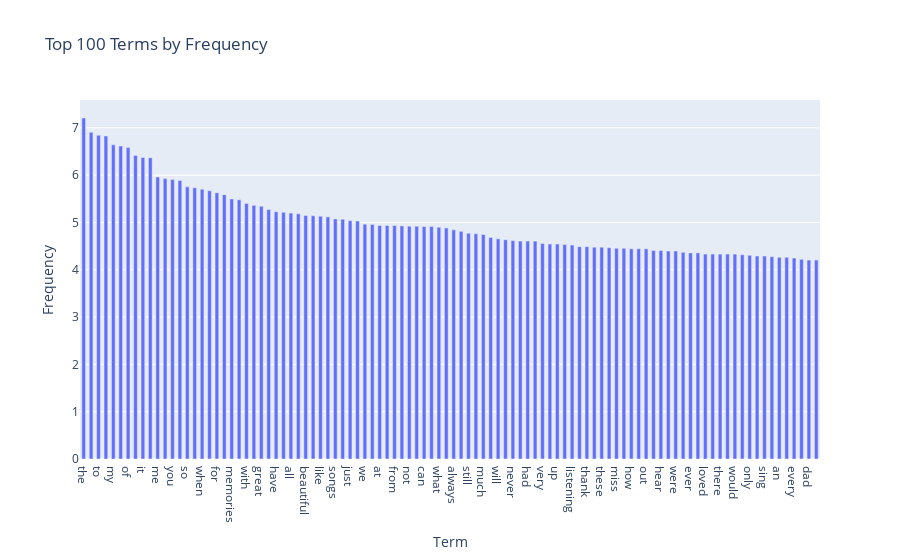

The notebook cell saved with this chart:
### Code cell
term_frequencies = np.asarray(df_counts.sum(axis=0))[0]

# 創建詞頻的 DataFrame
X = pd.DataFrame({'Term': count_vect.get_feature_names_out()[0:], 'Frequency': term_frequencies_log[0:]})

df_top = X.nlargest(freq, 'Frequency')

# df['Top'] = df['Frequency'].rank(method='min', ascending=False) <= 100
# df_top = df[df['Top']]


# 使用 Plotly 繪製條形圖
fig = px.bar(df_top, x='Term', y='Frequency', title=f"Top {freq} Terms by Frequency")
fig.update_traces(width=0.5)
fig.show()
print("將出現頻率取log之後，會使整體趨勢平滑非常多，使得低頻數值相對變大，結果比較看的到低頻的數據，而不是全都高頻的數據")

### Figure 1 — Plotly figure (JSON) as saved in the notebook; plotly's stock layout.template omitted (floating-point values rounded to 4 significant figures)
{"data": [{"alignmentgroup": "True", "hovertemplate": "Term=%{x}<br>Frequency=%{y}<extra></extra>", "legendgroup": "", "marker": {"color": "#636efa", "pattern": {"shape": ""}}, "name": "", "offsetgroup": "", "orientation": "v", "showlegend": false, "textposition": "auto", "type": "bar", "width": 0.5, "x": ["the", "this", "to", "and", "my", "song", "of", "in", "it", "was", "me", "is", "you", "that", "so", "love", "when", "back", "for", "music", "memories", "on", "with", "time", "great", "but", "have", "years", "all", "he", "beautiful", "as", "like", "one", "songs", "old", "just", "her", "we", "she", "at", "be", "from", "good", "not", "now", "can", "voice", "what", "remember", "always", "his", "still", "they", "much", "brings", "will", "are", "never", "days", "had", "many", "very", "am", "up", "best", "listening", "him", "thank", "first", "these", "really", "miss", "who", "how", "listen", "out", "about", "hear", "childhood", "were", "no", "ever", "heard", "loved", "reminds", "there", "those", "would", "by", "only", "know", "sing", "more", "an", "has", "every", "if", "dad", "life"], "xaxis": "x", "y": [7.209, 6.904, 6.843, 6.828, 6.64, 6.616, 6.582, 6.417, 6.373, 6.37, 5.961, 5.927, 5.905, 5.886, 5.753, 5.733, 5.7, 5.67, 5.628, 5.587, 5.497, 5.481, 5.403, 5.361, 5.342, 5.273, 5.226, 5.215, 5.198, 5.182, 5.147, 5.142, 5.13, 5.118, 5.075, 5.069, 5.037, 5.03, 4.963, 4.956, 4.934, 4.934, 4.934, 4.927, 4.92, 4.92, 4.913, 4.913, 4.898, 4.883, 4.844, 4.812, 4.771, 4.762, 4.745, 4.682, 4.654, 4.635, 4.615, 4.605, 4.605, 4.605, 4.554, 4.543, 4.543, 4.533, 4.522, 4.489, 4.489, 4.477, 4.477, 4.466, 4.454, 4.454, 4.443, 4.443, 4.443, 4.407, 4.407, 4.394, 4.394, 4.369, 4.357, 4.357, 4.331, 4.331, 4.331, 4.331, 4.331, 4.317, 4.304, 4.29, 4.29, 4.277, 4.263, 4.263, 4.248, 4.22, 4.205, 4.205], "yaxis": "y"}], "layout": {"barmode": "relative", "legend": {"tracegroupgap": 0}, "title": {"text": "Top 100 Terms by Frequency"}, "xaxis": {"anchor": "y", "domain": [0, 1], "title": {"text": "Term"}}, "yaxis": {"anchor": "x", "domain": [0, 1], "title": {"text": "Frequency"}}}}
